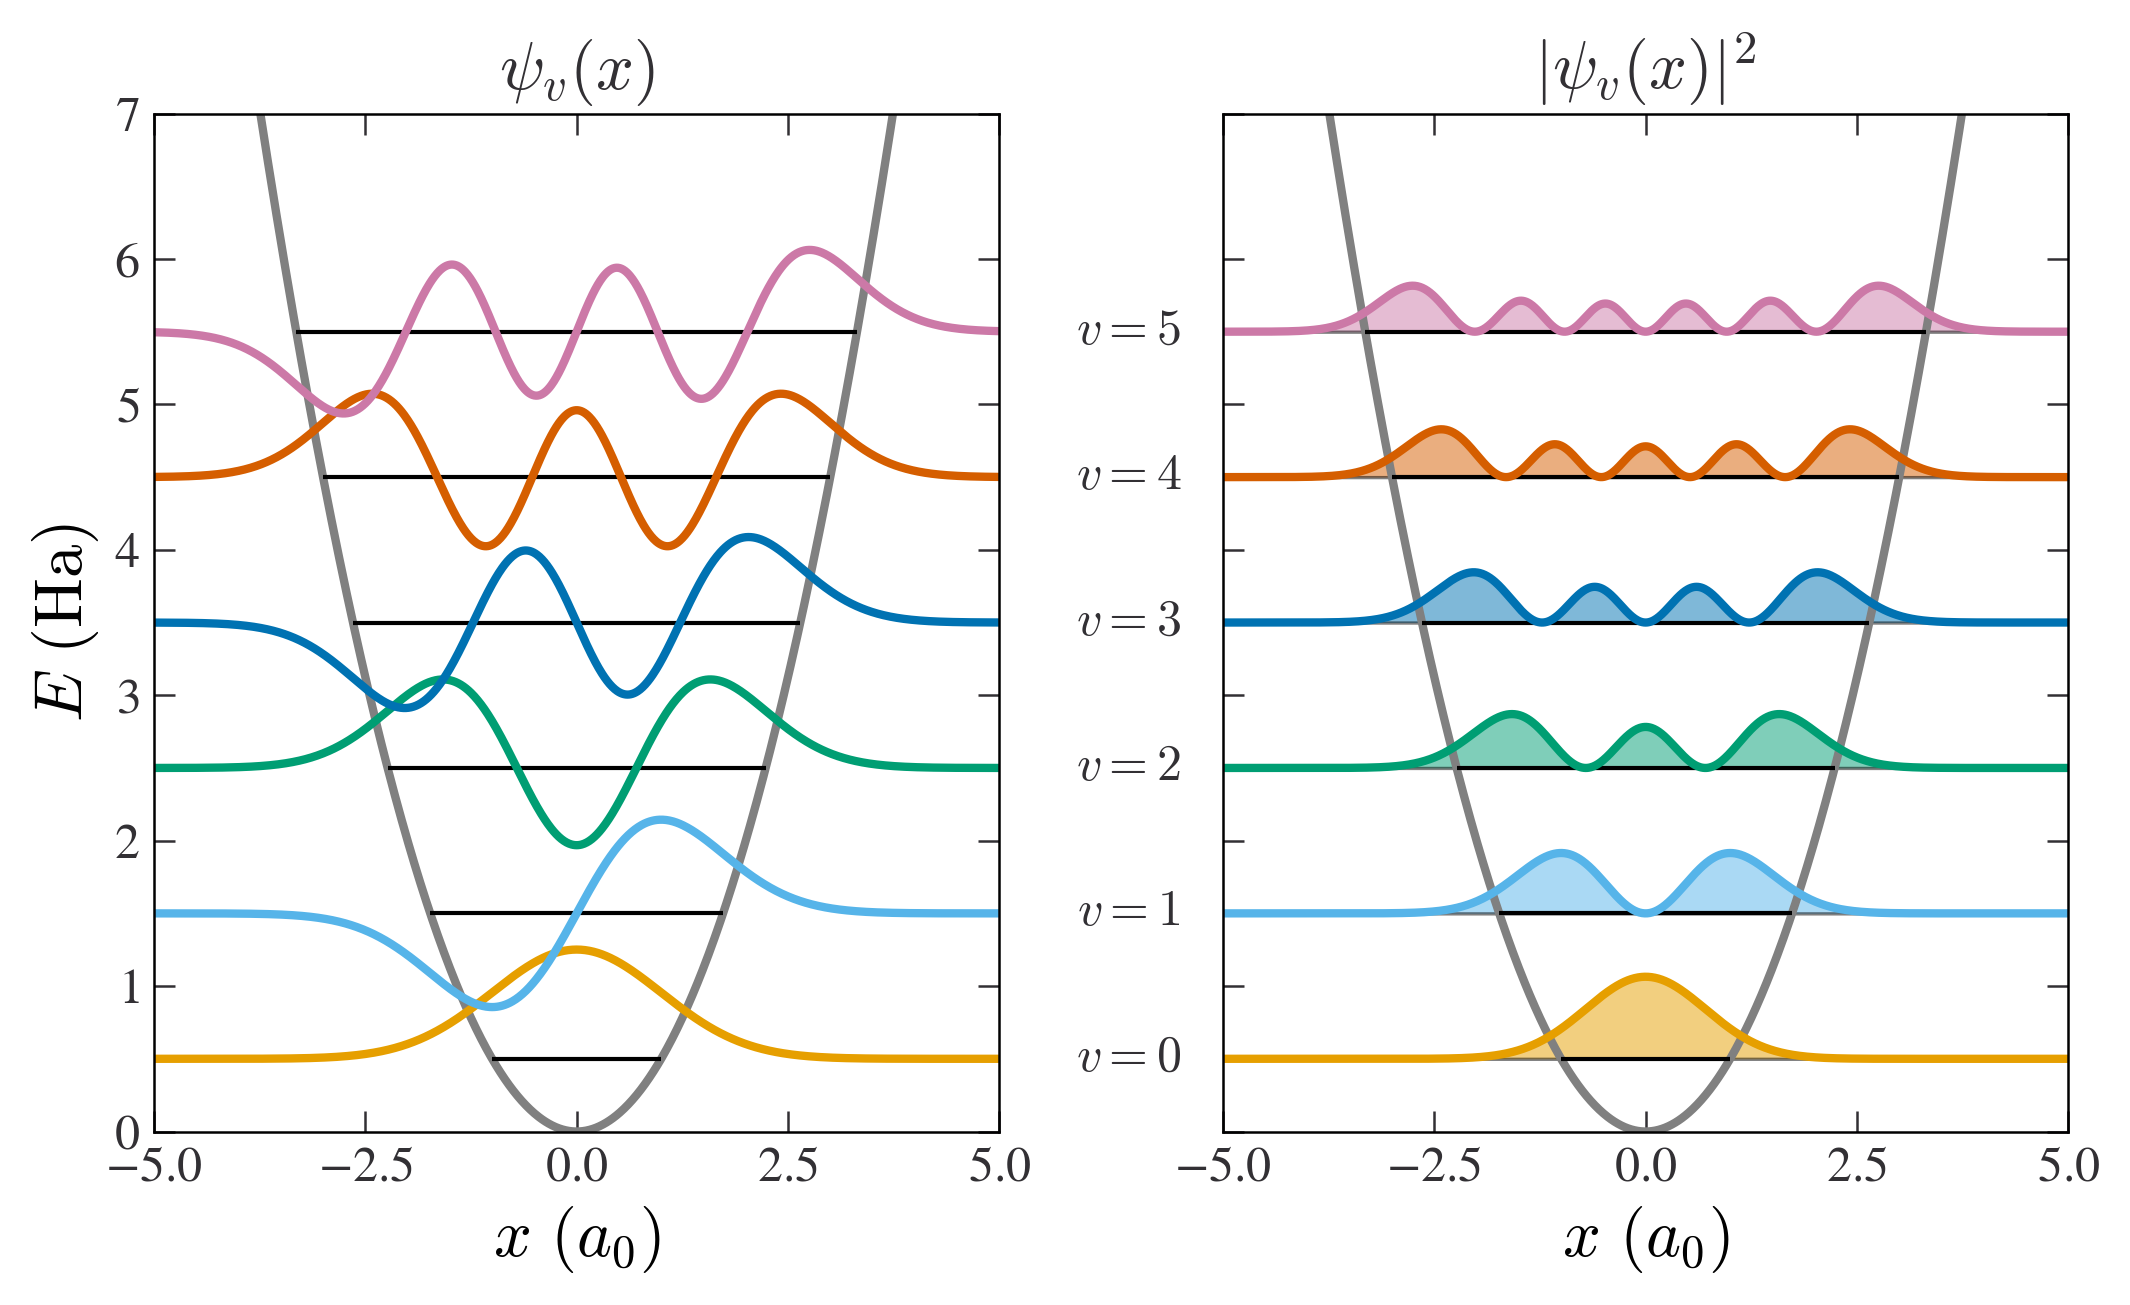

Python code for this plot:
# |------------------------------------|
# | Autor: José Antonio Quiñonero Gris |
# | Fecha de creacion: 11/03/2022      |
# |____________________________________|

# Librerias
import numpy as np
import matplotlib.pyplot as plt
import pandas as pd
import os

plt.style.use('mine')

# --------------
# --- INICIO ---
# --------------

nombre_grafica = os.path.basename(__file__).replace(".py", ".pdf")
nombre_grafica_png = os.path.basename(__file__).replace(".py", ".png")

fichero_entrada                 = './../data/in-OA1D_example.dat'
fichero_funciones_propias       = './../data/out-funciones_propias.dat'
fichero_densidades_probabilidad = './../data/out-densidades_probabilidad.dat'
fichero_potencial               = './../data/out-potencial.dat'
fichero_energias_propias        = './../data/out-energias_propias.dat'

k, nmax, xmin, xmax, dx = np.loadtxt(fichero_entrada, unpack=True, skiprows=1)
x, phi0, phi1, phi2, phi3, phi4, phi5 = np.loadtxt(fichero_funciones_propias, unpack=True, skiprows=1)
x, dphi0, dphi1, dphi2, dphi3, dphi4, dphi5 = np.loadtxt(fichero_densidades_probabilidad, unpack=True, skiprows=1)
x, V = np.loadtxt(fichero_potencial, unpack=True, skiprows=1)
n, E = np.loadtxt(fichero_energias_propias, unpack=True, skiprows=1)

# -----------------
# --- FUNCIONES ---
# -----------------
# Puntos de corte
def xpc(E,k):
    xpc = np.sqrt(2*E/k)
    return xpc

# ---------------
# --- GRAFICA ---
# ---------------
xmin = -5
xmax = 5
ymin = 0
ymax = 7

fig, axs = plt.subplots(1,2, sharey=True)

for i in range(len(axs)):
    axs[i].plot(x, V, label=r'$V(x)$', color='grey')
    for j in range(len(E)):
        axs[i].hlines(y = E[j], xmin=-xpc(E[j],k), xmax=xpc(E[j],k), color='k', lw=1.0)

axs[0].plot(x, phi0, label=r'$\varphi_0(x)$')
axs[0].plot(x, phi1, label=r'$\varphi_1(x)$')
axs[0].plot(x, phi2, label=r'$\varphi_2(x)$')
axs[0].plot(x, phi3, label=r'$\varphi_3(x)$')
axs[0].plot(x, phi4, label=r'$\varphi_4(x)$')
axs[0].plot(x, phi5, label=r'$\varphi_5(x)$')

axs[1].plot(x, dphi0, label=r'$\left| \varphi_0(x) \right|^2$')
axs[1].plot(x, dphi1, label=r'$\left| \varphi_1(x) \right|^2$')
axs[1].plot(x, dphi2, label=r'$\left| \varphi_2(x) \right|^2$')
axs[1].plot(x, dphi3, label=r'$\left| \varphi_3(x) \right|^2$')
axs[1].plot(x, dphi4, label=r'$\left| \varphi_4(x) \right|^2$')
axs[1].plot(x, dphi5, label=r'$\left| \varphi_5(x) \right|^2$')

transparencia = 0.5
axs[1].fill_between(x, dphi0, E[0], alpha=transparencia)
axs[1].fill_between(x, dphi1, E[1], alpha=transparencia)
axs[1].fill_between(x, dphi2, E[2], alpha=transparencia)
axs[1].fill_between(x, dphi3, E[3], alpha=transparencia)
axs[1].fill_between(x, dphi4, E[4], alpha=transparencia)
axs[1].fill_between(x, dphi5, E[5], alpha=transparencia)

axs[1].text(xmin+xmin/4.5, E[0], '$v=0$', fontsize=12, horizontalalignment='center', verticalalignment='center')
axs[1].text(xmin+xmin/4.5, E[1], '$v=1$', fontsize=12, horizontalalignment='center', verticalalignment='center')
axs[1].text(xmin+xmin/4.5, E[2], '$v=2$', fontsize=12, horizontalalignment='center', verticalalignment='center')
axs[1].text(xmin+xmin/4.5, E[3], '$v=3$', fontsize=12, horizontalalignment='center', verticalalignment='center')
axs[1].text(xmin+xmin/4.5, E[4], '$v=4$', fontsize=12, horizontalalignment='center', verticalalignment='center')
axs[1].text(xmin+xmin/4.5, E[5], '$v=5$', fontsize=12, horizontalalignment='center', verticalalignment='center')

axs[0].set(title=r'$\psi_v(x)$', xlabel=r'$x\ (a_0)$', ylabel=r'$E\ (\mathrm{Ha})$')
axs[1].set(title=r'$\left| \psi_v(x) \right|^2$', xlabel=r'$x\ (a_0)$')

for i in range(len(axs)):
    axs[i].set_xlim(xmin,xmax)
    axs[i].set_ylim(ymin,ymax)

plt.savefig(nombre_grafica, transparent='True', bbox_inches='tight')
plt.savefig(nombre_grafica_png, transparent='True', bbox_inches='tight')
